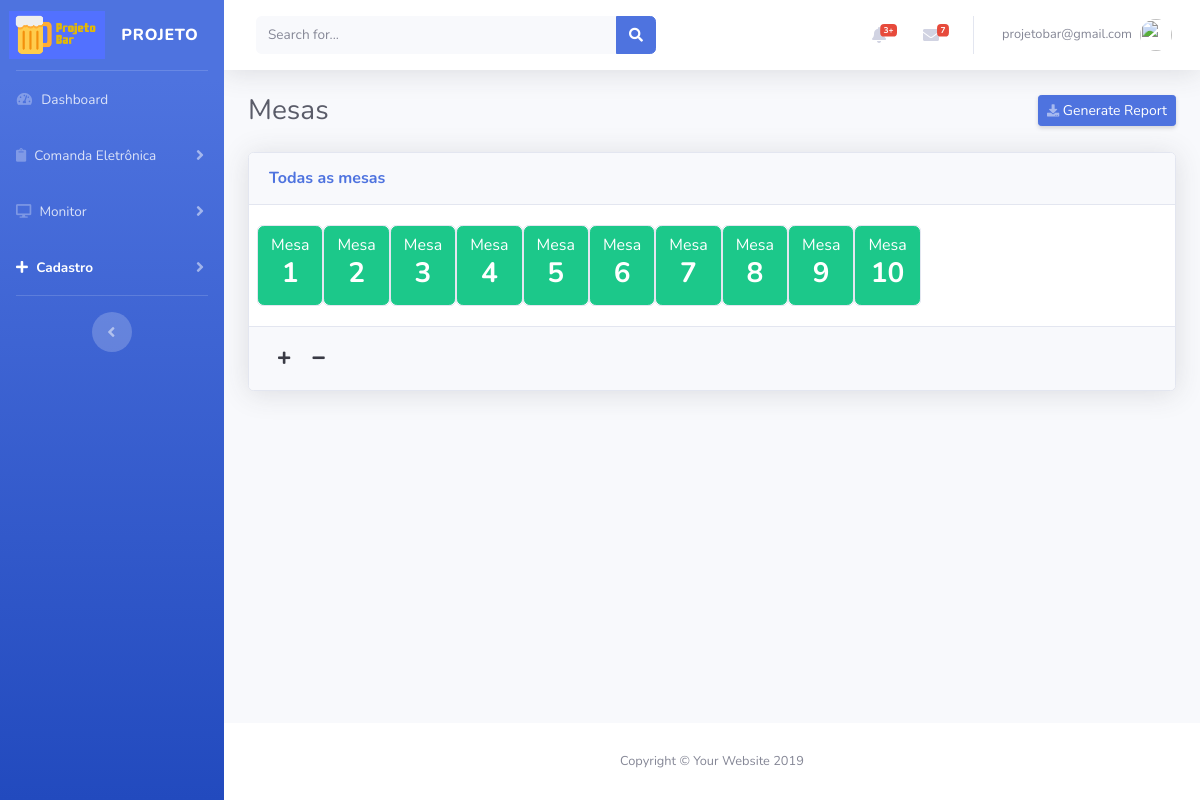
Screenshot of /views/mesas/Cadastrar.php (signed in) with the database file from the repository.
### tables this page shows
CREATE TABLE IF NOT EXISTS `mesas` (
  `id` int(11) NOT NULL AUTO_INCREMENT,
  `num_mesa` int(11) NOT NULL,
  `status` varchar(100) NOT NULL,
  `usuario` int(11) NOT NULL,
  `cadastro` datetime NOT NULL,
  `modificado` datetime NOT NULL,
  PRIMARY KEY (`id`)
);

### views/mesas/templates/FormularioExibir.php (the view, shortened to what this page needs)
<?php
$verificaMesasExistente = "SELECT count(id) count FROM mesas";
$result=mysqli_query($conecta,$verificaMesasExistente);
$qtd_mesas=mysqli_fetch_assoc($result);
if ( $qtd_mesas['count'] > 0 ) {
  $sql="SELECT * FROM mesas ORDER BY num_mesa ASC";
  if ($result=mysqli_query($conecta,$sql))
  {
    ?>
    <div class="card shadow mb-12">
      <div class="card-header py-3">
        <h6 class="m-0 font-weight-bold text-primary">Todas as mesas</h6>
      </div>
      <div class="card-body">
        <div class="row">
          <?php  while ($row=mysqli_fetch_assoc($result)) { ?>
          <div class="card" >
            <button class="btn btn-success btn-block">
              Mesa
              <h3><b><?=$row['num_mesa'];?></b></h3>
            </button>
          </div>
          <?php } ?>
      </div>
     </div>
      <div class="card-footer py-3">
       <button class="btn btn-sm btn-light" id="btnAdicionarMesa"><i class="fas fa-plus"></i></button>
       <button class="btn btn-sm btn-light" id="btnRemoverMesa"><i class="fas fa-minus"></i></button>
     </div>
   </div>
   <?php
 }
}

### rows the page displays
mesas: num_mesa "1"
mesas: num_mesa "2"
mesas: num_mesa "3"
mesas: num_mesa "4"
mesas: num_mesa "5"
mesas: num_mesa "6"
mesas: num_mesa "7"
mesas: num_mesa "8"
mesas: num_mesa "9"
mesas: num_mesa "10"

### other values shown
$app_name "PROJETO"
$_SESSION['login'.$app_token] "projetobar@gmail.com"
$app_page_name "Mesas"
